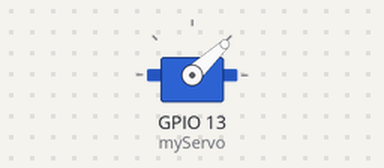
The sketch below on a simulated ESP32. Parts: servo. What the sketch prints to the serial monitor is not drawn.

Above: at 0.05 s.
At 0.75 s:
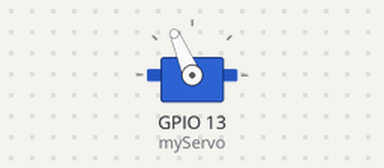
At 1.45 s:
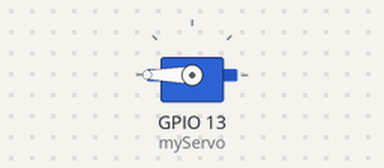
At 2.9 s:
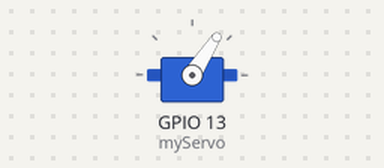
Timing chart, 0 to 7.5 s (numbered marks = the images above):
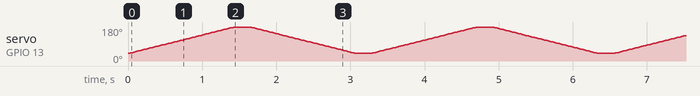

The sketch:

test-servo.ino
```cpp
#include <ESP32Servo.h>

Servo myServo;

void setup() {
  Serial.begin(115200);
  myServo.attach(13);
  Serial.println("Servo Smooth Scanning Mode Aktif!");
}

void loop() {
  // Scan ke kanan (40 -> 180)
  for (int pos = 40; pos <= 180; pos += 1) {
    myServo.write(pos);
    Serial.print("Scanning ke kanan: ");
    Serial.print(pos);
    Serial.println(" derajat");
    delay(10);  // Lebih halus (semakin kecil = makin smooth)
  }

  delay(200); // jeda singkat di ujung

  // Scan ke kiri (180 -> 40)
  for (int pos = 180; pos >= 40; pos -= 1) {
    myServo.write(pos);
    Serial.print("Scanning ke kiri: ");
    Serial.print(pos);
    Serial.println(" derajat");
    delay(10);
  }

  delay(200); // jeda sebelum ulang
}
```
